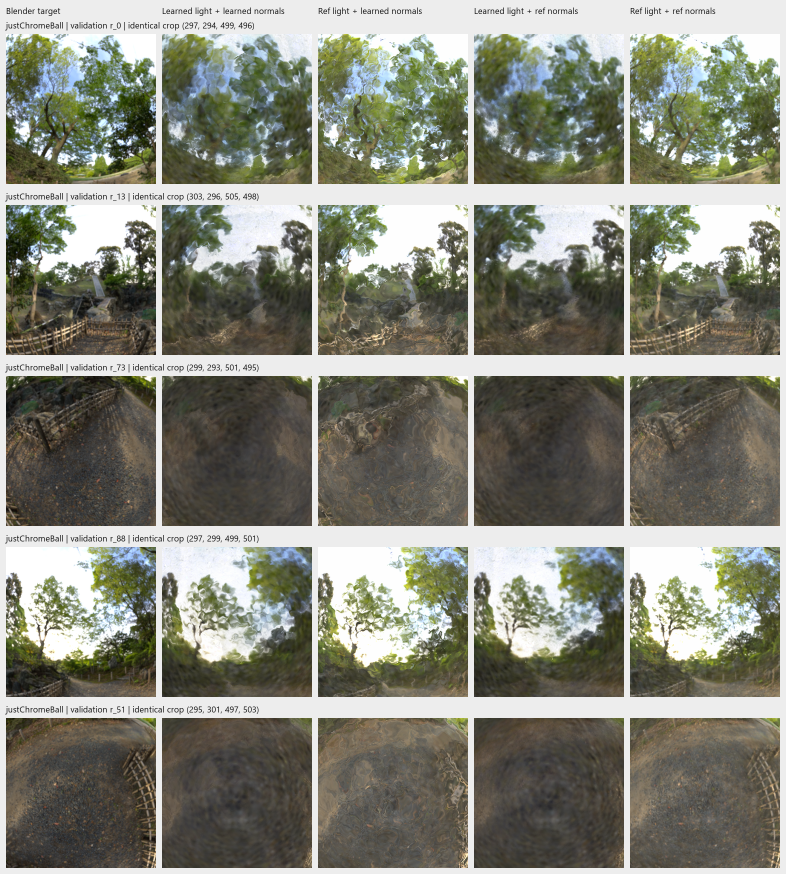
#> input picture docs/reports/assets/2026-11-03-reference-normal-swap/reflection-crops.png, 1572 x 1748 px (shown at 1/2 size)
$ python make_appendix_figures.py
#> lines starting #> are read from the running program, lines starting #| are printed output that depends on the picture
"""Select labelled appendix rows from tracked experimental sheets; no rendering."""
import hashlib
import json
from pathlib import Path

from PIL import Image

ROOT = Path(__file__).resolve().parents[2]
DEST = ROOT / 'docs/reports/assets/2026-11-13-appendix'


def fingerprint(path):
    return {'path': path.relative_to(ROOT).as_posix(),
            'sha256': hashlib.sha256(path.read_bytes()).hexdigest()}


def main():
    DEST.mkdir(parents=True, exist_ok=True)
    source = ROOT / 'docs/reports/assets/2026-11-03-reference-normal-swap/reflection-crops.png'
    output = DEST / 'lighting-normal-views-13-51.png'
    # Original sheet: 38px column heading, then 342px per complete labelled row.
    rectangles = [(0, 0, 1572, 38), (0, 380, 1572, 722), (0, 1406, 1572, 1748)]
    with Image.open(source) as original:
#> original is the input picture: PIL image 1572x1748 RGB; mean R, G, B 133.2, 134.1, 121.9
        assert original.size == (1572, 1748)
        canvas = Image.new('RGB', (1572, 722), '#ededed')
#> canvas: PIL image 1572x722 RGB; every value is 237
        for rectangle, y in zip(rectangles, [0, 38, 380]):
            canvas.paste(original.crop(rectangle), (0, y))
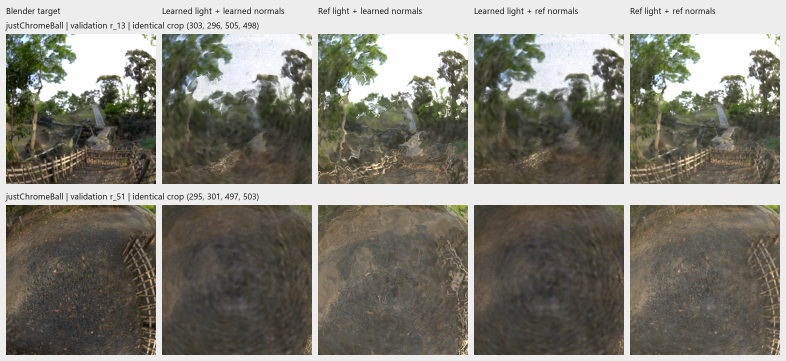
#> canvas: PIL image 1572x722 RGB (shown at 1/2 size); mean R, G, B 130, 128.1, 118.4
        canvas.save(output)
    provenance = {'scene': 'justChromeBall', 'split': 'validation', 'views': [13, 51],
                  'model': 'HDR-0.75',
                  'columns': ['target', 'learned light / learned normals',
                              'reference light / learned normals', 'learned light / reference normals',
                              'reference light / reference normals'],
                  'selection': 'Additional views from the existing five-camera diagnostic; includes preserved failure view 51.',
                  'source_rectangles_xyxy': rectangles,
                  'display': 'Complete column headings and labelled rows copied pixel-for-pixel; no retouching or rescaling.',
                  'figure': fingerprint(output),
                  'sources': [fingerprint(source), fingerprint(Path(__file__).resolve())]}
    (DEST / 'provenance.json').write_text(json.dumps(provenance, indent=2) + '\n', encoding='utf-8')
    print('Saved appendix lighting/normal comparisons for validation views 13 and 51.')


if __name__ == '__main__':
    main()
